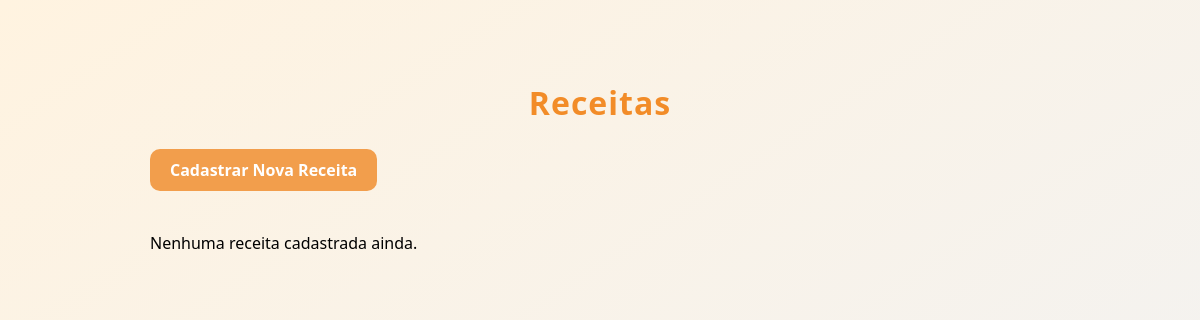
The app's page /, older data.
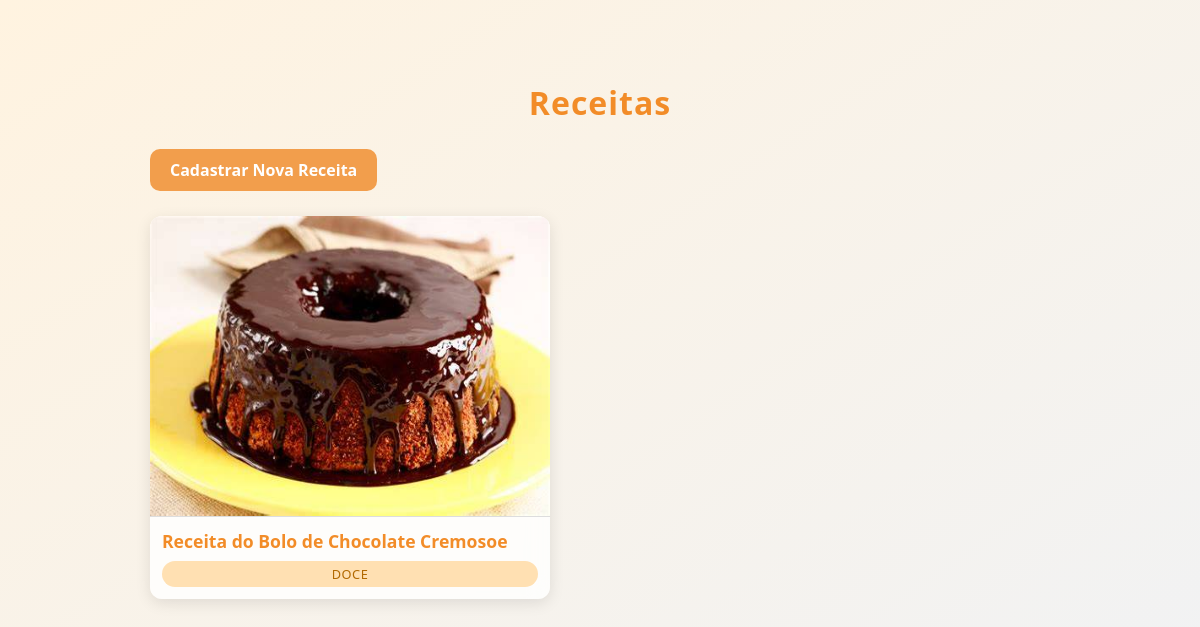
The same page, newer data.
### receitas/models.py (models this page shows, shortened)
class Receita(models.Model):
    CATEGORIAS = [
        ('Sopa', 'Sopa'),
        ('Doce', 'Doce'),
        ('Principal', 'Prato Principal'),
        ('Salada', 'Salada'),
    ]
    nome = models.CharField(max_length=100)
    ingredientes = models.TextField()
    modo_preparo = models.TextField()
    categoria = models.CharField(max_length=20, choices=CATEGORIAS)
    imagem = models.ImageField(upload_to='receitas/', blank=True, null=True)

### receitas/views.py (the view)
# urls.py: path('', views.listar_receitas, name='lista'),
def listar_receitas(request):
    receitas = Receita.objects.all()
    return render(request, 'lista.html', {'receitas': receitas})

### receitas/templates/lista.html (shortened to what this page needs)
{% load static %}
<div class="container">
    <h1>Receitas</h1>
    <a href="{% url 'receitas:nova' %}" class="button-nova">Cadastrar Nova Receita</a>
    <div class="card-grid">
        {% for r in receitas %}
        <div class="card">
            {% if r.imagem %}
            <img src="{{ r.imagem.url }}" alt="{{ r.nome }}">
            {% else %}
            <img src="{% static 'core/img/placeholder.png' %}" alt="Imagem padrão">
            {% endif %}
            <div class="card-content">
                <a href="{% url 'receitas:detalhe' r.id %}">{{ r.nome }}</a>
                <div class="categoria">{{ r.categoria }}</div>
            </div>
        </div>
        {% empty %}
        <p>Nenhuma receita cadastrada ainda.</p>
        {% endfor %}
    </div>
</div>

Row changes from the older to the newer data that the page shows:
added Receita: imagem (picture), nome "Receita do Bolo de Chocolate Cremosoe", categoria "DOCE"
Text that changed along with them:
text no longer shown: "Nenhuma receita cadastrada ainda."
